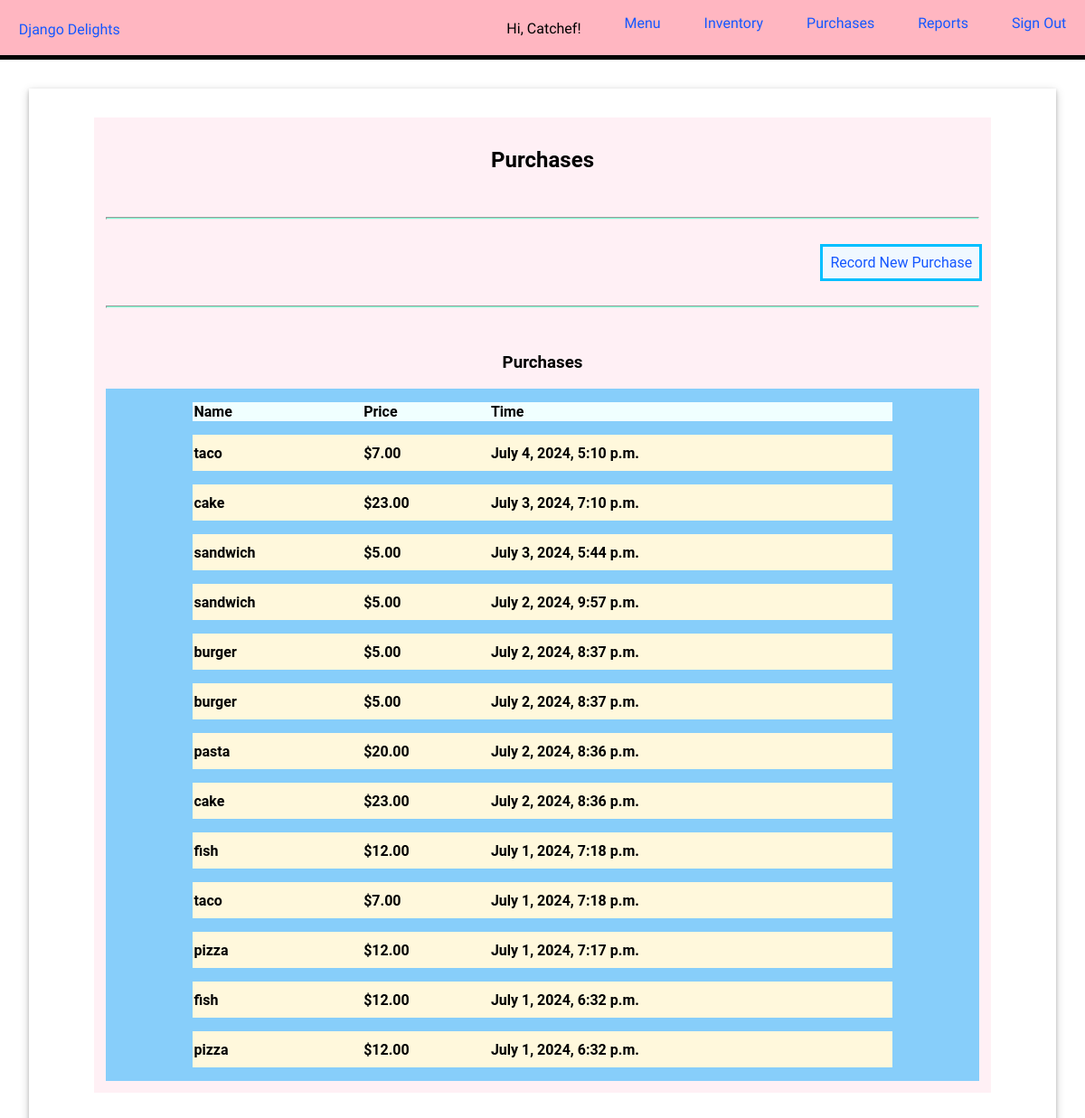
Page /purchases (signed in) on the committed database.
### inventory/models.py (models this page shows, shortened)
class Purchase(models.Model):
    menu_item = models.ForeignKey(MenuItem, on_delete=models.CASCADE)
    timestamp = models.DateTimeField(auto_now_add=True)
    class Meta:
        ordering = ["timestamp"]

class MenuItem(models.Model):
    name = models.CharField(max_length=200, unique=True)
    description = models.CharField(max_length=400)
    price = models.FloatField(default=0.0)
    class Meta:
        ordering = ["name"]

### inventory/views.py (the view)
# urls.py: path('purchases', views.PurchaseList.as_view(), name="purchases"),
class PurchaseList(LoginRequiredMixin, ListView):
    model = Purchase
    template_name = "inventory/purchase_list.html"
    ordering = ["-timestamp"]
    context_object_name = "purchase_list"

### inventory/templates/inventory/purchase_list.html
{% extends 'base.html' %} {% load static %} {% block content %}
<section id="menu" class="page">
  <div class="display-head">
    <h2 class="heading-centered">Purchases</h2>
    <hr />
    <div class="menu-add">
      <a href="{% url 'add_purchase' %}">Record New Purchase</a>
    </div>
  </div>
  <hr />
  <div class="display-items">
    {% if purchase_list %}
    <h3 class="heading-centered">Purchases</h3>
    <div class="menu-table">
      <table class="table">
        <thead class="table-head-row">
          <tr>
            <th>Name</th>
            <th>Price</th>
            <th>Time</th>
          </tr>
        </thead>
        <tbody>
          {% for p in purchase_list%}
          <tr class="table_row">
            <td>{{p.menu_item.name}}</td>
            <td>${{p.menu_item.price|stringformat:".2f"}}</td>
            <td>{{p.timestamp}}</td>
          </tr>
          {% endfor%}
        </tbody>
      </table>
    </div>
    {% else %}
    <p>No purchases have been made.</p>
    {% endif %}
  </div>
</section>
{% endblock %}

### inventory/templates/base.html (shortened to what this page needs)
{% load static %}
<!DOCTYPE html>
<html>
  <head>
    <link
      rel="stylesheet"
      type="text/css"
      href="{% static 'inventory/styles.css' %}?{% now 'U' %}"
    />
  </head>
  <body>
    <header>
      <div id="navigation" >
          <a class="brand" href="{% url 'home' %}">Django Delights</a>
        <nav class="nav-display">
          <ul class="nav-list">
            {% if user.is_authenticated %}
            <p class="greet">Hi, {{ user.username }}!</p>
            <li class="nav-items"><a href="{% url 'menu' %}">Menu</a></li>
            <li class="nav-items"><a href="{% url 'inventory' %}">Inventory</a></li>
            <li class="nav-items"><a href="{% url 'purchases' %}">Purchases</a></li>
            <li class="nav-items"><a href="{% url 'reports' %}">Reports</a></li>
            <li class="nav-items"><a href="{% url 'logout' %}">Sign Out</a></li>
    {% else %}
          <li><a href="{% url 'login' %}" class=" btn"><li>LOGIN</li></a></li>
          <li><a href="{% url 'signup' %}" class="btn"><li>CREATE ACCOUNT</li></a></li>
      </ul>
    </nav>
  </div>
  {% endif %}
    </header>
    <div class="app">
    <main>{% block content %}{% endblock %}</main>
  </body>
</html>

### inventory/static/inventory/styles.css (style rules this page uses)
body { font-family: "Roboto", sans-serif; margin: auto; }
.brand { font-family: "Playwrite NZ", cursive; font-optical-sizing: auto; flex: auto; }
#navigation { display: flex; align-items: center; padding: 0 1.3rem; }
.nav-display { display: block; }
.nav-list { font-family: "Playwrite NZ", cursive; display: flex; flex-wrap: wrap; gap: 3rem; }
.greet { font-family: "Actor", sans-serif; line-height: 0; }
#menu { display: flex; flex-direction: column; background-color: lavenderblush; padding: 0.8rem; }
.display-head { display: flex; flex-direction: column; }
.heading-centered { align-self: center; }
.menu-add { align-self: end; outline: deepskyblue solid 0.2rem; padding: 0.5rem; background-color: aliceblue; }
.display-items { display: flex; flex-wrap: wrap; padding: 0; justify-content: space-between; flex-direction: column; }
.menu-table { background-color: lightskyblue; display: flex; justify-content: space-evenly; }
ul { text-decoration: none; list-style: none; }
td { font-weight: bold; }
tbody { background-color: cornsilk; }
thead { background-color: azure; }
hr { margin: 30px 0; padding: 0.023rem; background-color: aquamarine; }
header { background-color: lightpink; border-bottom: 5px solid; width: 100%; height: 3.8rem; }
main { display: flex; flex-direction: column; padding: 0 40px 20px 40px; justify-content: center; }
.app { margin: 2rem; box-shadow: 0 2px 4px 0 rgba(0, 0, 0, 0.2), 0 3px 10px 0 rgba(0, 0, 0, 0.19); padding: 2rem; }
main table { text-align: left; border-collapse: separate; border-spacing: 0 15px; width: 80%; }
a { text-decoration: none; color: #1557ff; }

### rows in the picture
Purchase: menu_item.name "taco", menu_item.price "7.00", timestamp "July 4, 2024, 5:10 p.m."
Purchase: menu_item.name "cake", menu_item.price "23.00", timestamp "July 3, 2024, 7:10 p.m."
Purchase: menu_item.name "sandwich", menu_item.price "5.00", timestamp "July 3, 2024, 5:44 p.m."
Purchase: menu_item.name "sandwich", menu_item.price "5.00", timestamp "July 2, 2024, 9:57 p.m."
Purchase: menu_item.name "burger", menu_item.price "5.00", timestamp "July 2, 2024, 8:37 p.m."
Purchase: menu_item.name "burger", menu_item.price "5.00", timestamp "July 2, 2024, 8:37 p.m."
Purchase: menu_item.name "pasta", menu_item.price "20.00", timestamp "July 2, 2024, 8:36 p.m."
Purchase: menu_item.name "cake", menu_item.price "23.00", timestamp "July 2, 2024, 8:36 p.m."
Purchase: menu_item.name "fish", menu_item.price "12.00", timestamp "July 1, 2024, 7:18 p.m."
Purchase: menu_item.name "taco", menu_item.price "7.00", timestamp "July 1, 2024, 7:18 p.m."
Purchase: menu_item.name "pizza", menu_item.price "12.00", timestamp "July 1, 2024, 7:17 p.m."
Purchase: menu_item.name "fish", menu_item.price "12.00", timestamp "July 1, 2024, 6:32 p.m."
Purchase: menu_item.name "pizza", menu_item.price "12.00", timestamp "July 1, 2024, 6:32 p.m."

### other values in the picture
{{ user.username }} "Catchef"
